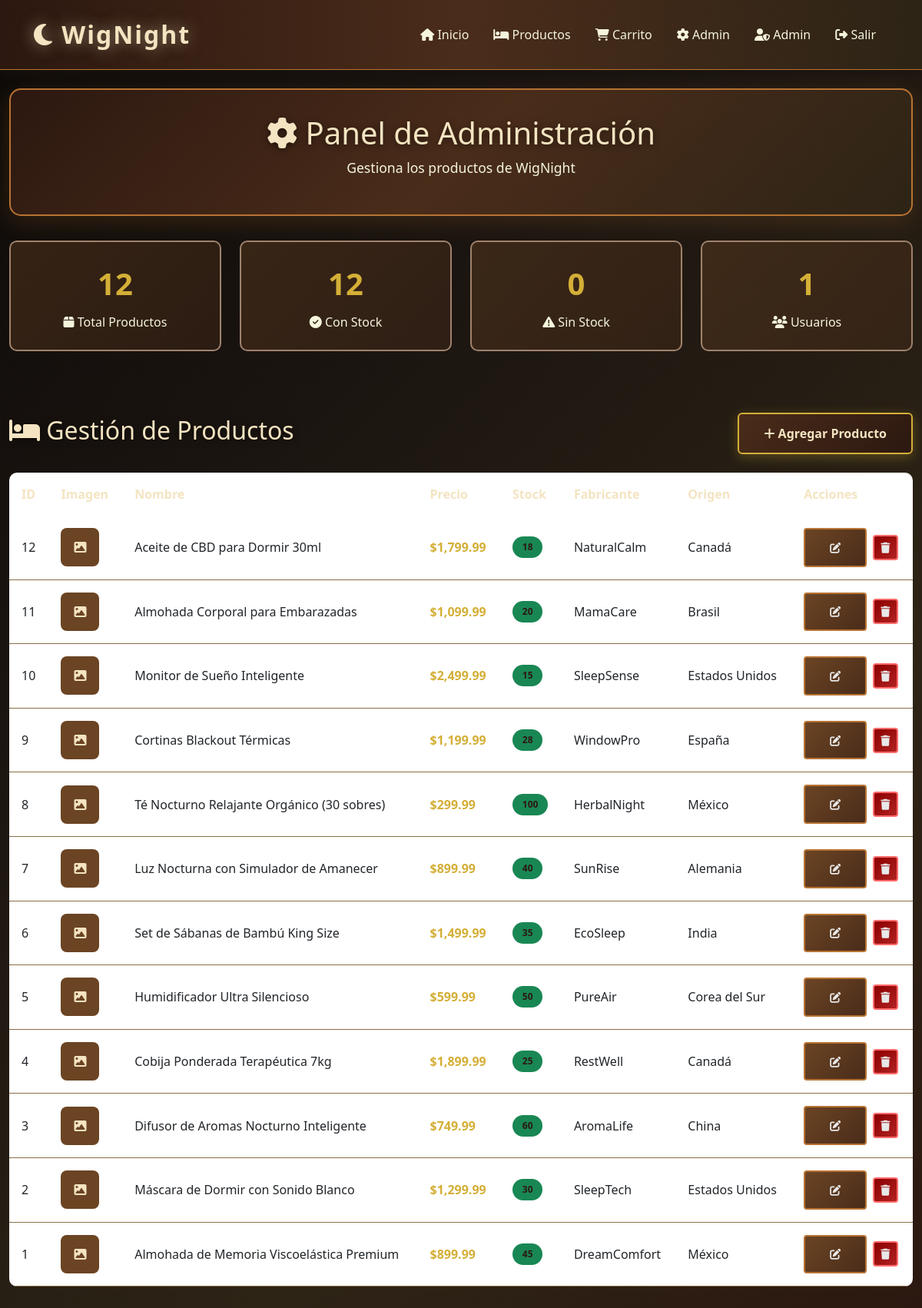
The app's page /admin.php (signed in) with its own data.
### tables this page shows
CREATE TABLE Usuarios (
  ID_Usuario int NOT NULL,
  Nombre_Usuario varchar(100) NOT NULL,
  Correo_Electronico varchar(255) NOT NULL,
  Contrasena varchar(255) NOT NULL,
  Fecha_Nacimiento date DEFAULT NULL,
  Numero_Tarjeta_Bancaria varchar(255) DEFAULT NULL,
  Direccion_Postal text,
  id_rol int NOT NULL DEFAULT '1'
);

CREATE TABLE Productos (
  ID_Producto int NOT NULL,
  Nombre varchar(255) NOT NULL,
  Descripcion text,
  Fotos longblob,
  Precio decimal(10,2) NOT NULL,
  Cantidad_Almacen int NOT NULL DEFAULT '0',
  Fabricante varchar(150) DEFAULT NULL,
  Origen varchar(100) DEFAULT NULL
);

### html/config/database.php (called while the page is built, shortened)
<?php
function getConnection() {
    $conn = new mysqli(DB_HOST, DB_USER, DB_PASS, DB_NAME);
    $conn->set_charset("utf8mb4");
    return $conn;
}
function getCurrentUser() {
    $conn = getConnection();
    $userId = $_SESSION['user_id'];
    $stmt = $conn->prepare("SELECT ID_Usuario, Nombre_Usuario, Correo_Electronico, id_rol FROM Usuarios WHERE ID_Usuario = ?");
    $stmt->bind_param("i", $userId);
    $stmt->execute();
    $result = $stmt->get_result();
    $user = $result->fetch_assoc();
    return $user;
}
function formatPrice($price) {
    return '$' . number_format($price, 2);
}
?>

### html/admin.php (the view, shortened to what this page needs)
<?php
require_once 'config/database.php';
$conn = getConnection();
$query = "SELECT * FROM Productos ORDER BY ID_Producto DESC";
$result = $conn->query($query);
$productos = [];
if ($result) {
    while ($row = $result->fetch_assoc()) {
        $productos[] = $row;
    }
}
$stats = [
    'total_productos' => 0,
    'total_usuarios' => 0,
    'productos_stock' => 0,
    'productos_sin_stock' => 0
];
$result = $conn->query("SELECT COUNT(*) as total FROM Productos");
if ($result) {
    $stats['total_productos'] = $result->fetch_assoc()['total'];
}
$result = $conn->query("SELECT COUNT(*) as total FROM Usuarios WHERE id_rol = 1");
if ($result) {
    $stats['total_usuarios'] = $result->fetch_assoc()['total'];
}
$result = $conn->query("SELECT COUNT(*) as total FROM Productos WHERE Cantidad_Almacen > 0");
if ($result) {
    $stats['productos_stock'] = $result->fetch_assoc()['total'];
}
$result = $conn->query("SELECT COUNT(*) as total FROM Productos WHERE Cantidad_Almacen = 0");
if ($result) {
    $stats['productos_sin_stock'] = $result->fetch_assoc()['total'];
}
$currentUser = getCurrentUser();
?>
<!DOCTYPE html>
<html lang="es">
<head>
    <link href="https://cdn.jsdelivr.net/npm/bootstrap@5.3.0/dist/css/bootstrap.min.css" rel="stylesheet">
    <link rel="stylesheet" href="https://cdnjs.cloudflare.com/ajax/libs/font-awesome/6.4.0/css/all.min.css">
    <link rel="stylesheet" href="css/style.css">
</head>
<body>
    <nav class="navbar navbar-expand-lg navbar-dark sticky-top">
        <div class="container-fluid">
            <a class="navbar-brand" href="index.php">
                <i class="fas fa-moon"></i> WigNight
            </a>
            <div class="collapse navbar-collapse" id="navbarNav">
                <ul class="navbar-nav ms-auto">
                    <li class="nav-item">
                        <a class="nav-link" href="index.php">
                            <i class="fas fa-home"></i> Inicio
                        </a>
                    </li>
                    <li class="nav-item">
                        <a class="nav-link" href="productos.php">
                            <i class="fas fa-bed"></i> Productos
                        </a>
                    </li>
                    <li class="nav-item">
                        <a class="nav-link" href="carrito.php">
                            <i class="fas fa-shopping-cart"></i> Carrito
                        </a>
                    </li>
                    <li class="nav-item">
                        <a class="nav-link active" href="admin.php">
                            <i class="fas fa-cog"></i> Admin
                        </a>
                    </li>
                    <li class="nav-item">
                        <a class="nav-link" href="#">
                            <i class="fas fa-user-shield"></i> <?php echo htmlspecialchars($currentUser['Nombre_Usuario']); ?>
                        </a>
                    </li>
                    <li class="nav-item">
                        <a class="nav-link" href="logout.php">
                            <i class="fas fa-sign-out-alt"></i> Salir
                        </a>
                    </li>
                </ul>
            </div>
        </div>
    </nav>
    <section class="py-4">
        <div class="container-fluid">
            <div class="admin-header">
                <h1 class="text-center" style="color: var(--moon-glow);">
                    <i class="fas fa-cog"></i> Panel de Administración
                </h1>
                <p class="text-center" style="color: var(--accent-cream); font-size: 1.1rem;">
                    Gestiona los productos de WigNight
                </p>
            </div>
            <div class="admin-stats">
                <div class="stat-card">
                    <div class="stat-number"><?php echo $stats['total_productos']; ?></div>
                    <div class="stat-label">
                        <i class="fas fa-box"></i> Total Productos
                    </div>
                </div>
                <div class="stat-card">
                    <div class="stat-number"><?php echo $stats['productos_stock']; ?></div>
                    <div class="stat-label">
                        <i class="fas fa-check-circle"></i> Con Stock
                    </div>
                </div>
                <div class="stat-card">
                    <div class="stat-number"><?php echo $stats['productos_sin_stock']; ?></div>
                    <div class="stat-label">
                        <i class="fas fa-exclamation-triangle"></i> Sin Stock
                    </div>
                </div>
                <div class="stat-card">
                    <div class="stat-number"><?php echo $stats['total_usuarios']; ?></div>
                    <div class="stat-label">
                        <i class="fas fa-users"></i> Usuarios
                    </div>
                </div>
            </div>
        </div>
    </section>
    <section class="py-4">
        <div class="container-fluid">
            <div class="d-flex justify-content-between align-items-center mb-4">
                <h2 style="color: var(--moon-glow);">
                    <i class="fas fa-bed"></i> Gestión de Productos
                </h2>
                <button class="btn btn-primary" data-bs-toggle="modal" data-bs-target="#addProductModal">
                    <i class="fas fa-plus"></i> Agregar Producto
                </button>
            </div>
            <div class="table-responsive">
                <table class="table table-hover">
                    <thead>
                        <tr>
                            <th>ID</th>
                            <th>Imagen</th>
                            <th>Nombre</th>
                            <th>Precio</th>
                            <th>Stock</th>
                            <th>Fabricante</th>
                            <th>Origen</th>
                            <th>Acciones</th>
                        </tr>
                    </thead>
                    <tbody>
                        <?php if (empty($productos)): ?>
                            <tr>
                                <td colspan="8" class="text-center py-4">
                                    <i class="fas fa-inbox fa-3x mb-3" style="color: var(--wood-lighter); display: block;"></i>
                                    <p style="color: var(--accent-cream);">No hay productos registrados</p>
                                    <button class="btn btn-primary mt-2" data-bs-toggle="modal" data-bs-target="#addProductModal">
                                        <i class="fas fa-plus"></i> Agregar Primer Producto
                                    </button>
                                </td>
                            </tr>
                        <?php else: ?>
                            <?php foreach ($productos as $producto): ?>
                                <tr>
                                    <td><?php echo $producto['ID_Producto']; ?></td>
                                    <td>
                                        <?php if ($producto['Fotos']): ?>
                                            <img
                                                 style="width: 50px; height: 50px; object-fit: cover; border-radius: 8px;"
                                                 alt="<?php echo htmlspecialchars($producto['Nombre']); ?>">
                                        <?php else: ?>
                                            <div style="width: 50px; height: 50px; background: var(--wood-light); border-radius: 8px; display: flex; align-items: center; justify-content: center;">
                                                <i class="fas fa-image" style="color: var(--moon-glow);"></i>
                                            </div>
                                        <?php endif; ?>
                                    </td>
                                    <td><?php echo htmlspecialchars($producto['Nombre']); ?></td>
                                    <td style="color: var(--accent-gold); font-weight: bold;">
                                        <?php echo formatPrice($producto['Precio']); ?>
                                    </td>
                                    <td>
                                        <span class="badge <?php echo $producto['Cantidad_Almacen'] > 0 ? 'bg-success' : 'bg-danger'; ?>">
                                            <?php echo $producto['Cantidad_Almacen']; ?>
                                        </span>
                                    </td>
                                    <td><?php echo htmlspecialchars($producto['Fabricante'] ?? '-'); ?></td>
                                    <td><?php echo htmlspecialchars($producto['Origen'] ?? '-'); ?></td>
                                    <td>
                                        <button class="btn btn-sm btn-secondary me-1"
                                                onclick="editProduct(<?php echo htmlspecialchars(json_encode($producto)); ?>)">
                                            <i class="fas fa-edit"></i>
                                        </button>
                                        <button class="btn btn-sm btn-danger"
                                                onclick="confirmDelete(<?php echo $producto['ID_Producto']; ?>, '<?php echo htmlspecialchars($producto['Nombre']); ?>')">
                                            <i class="fas fa-trash"></i>
                                        </button>
                                    </td>
                                </tr>
                            <?php endforeach; ?>
                        <?php endif; ?>
                    </tbody>
                </table>
            </div>
        </div>
    </section>
</body>
</html>

### html/css/style.css (style rules this page uses)
* { margin: 0; padding: 0; box-sizing: border-box; }
:root { --wood-dark: #2c1810; --wood-medium: #4a2c1a; --wood-light: #6b4423; --wood-lighter: #8b6f47; --wood-accent: #a0826d; --night-deep: #1a1410; --night-warm: #2d2416; --night-darker: #0d0a07; --moon-glow: #f4e4c1; --star-white: #e8e8e8; --accent-gold: #d4af37; --accent-copper: #b87333; --accent-amber: #e5a851; --accent-cream: #f5f5dc; --accent-warm: #d4a574; --shadow-night: rgba(26, 20, 16, 0.85); }
body { font-family: 'Segoe UI', Tahoma, Geneva, Verdana, sans-serif; background: linear-gradient(135deg, var(--night-darker) 0%, var(--night-deep) 30%, var(--night-warm) 70%, var(--wood-dark) 100%); color: var(--star-white); min-height: 100vh; background-attachment: fixed; }
.navbar { background: linear-gradient(90deg, var(--wood-dark) 0%, var(--wood-medium) 50%, var(--night-warm) 100%) !important; box-shadow: 0 4px 15px var(--shadow-night); padding: 1rem 2rem; border-bottom: 1px solid var(--accent-copper); }
.navbar-brand { font-size: 2rem; font-weight: bold; color: var(--moon-glow) !important; text-shadow: 0 0 20px rgba(244, 228, 193, 0.5); letter-spacing: 2px; }
.nav-link { color: var(--accent-cream) !important; font-weight: 500; margin: 0 0.5rem; transition: all 0.3s ease; position: relative; }
.nav-link::after { content: ''; position: absolute; bottom: -5px; left: 50%; width: 0; height: 2px; background: var(--accent-gold); transition: all 0.3s ease; transform: translateX(-50%); }
.btn-primary { background: linear-gradient(135deg, var(--wood-medium), var(--wood-dark)); border: 2px solid var(--accent-gold); color: var(--moon-glow); padding: 0.8rem 2rem; font-weight: 600; transition: all 0.3s ease; box-shadow: 0 4px 15px rgba(212, 175, 55, 0.3); }
.btn-secondary { background: linear-gradient(135deg, var(--wood-light), var(--wood-medium)); border: 2px solid var(--accent-copper); color: var(--star-white); padding: 0.8rem 2rem; font-weight: 600; transition: all 0.3s ease; }
.btn-danger { background: linear-gradient(135deg, #8b0000, #b22222); border: 2px solid #ff6b6b; color: var(--star-white); transition: all 0.3s ease; }
section { padding: 4rem 0; }
.table { background: rgba(44, 24, 16, 0.7); color: var(--star-white); border-radius: 10px; overflow: hidden; }
.table thead { background: linear-gradient(135deg, var(--wood-dark), var(--wood-medium)); }
.table thead th { color: var(--moon-glow); border: none; padding: 1rem; font-weight: 600; }
.table tbody tr { border-bottom: 1px solid var(--wood-lighter); transition: all 0.3s ease; }
.table tbody td { padding: 1rem; vertical-align: middle; border: none; }
.admin-header { background: linear-gradient(135deg, var(--wood-dark), var(--wood-medium), var(--night-warm)); padding: 2rem; border-radius: 15px; margin-bottom: 2rem; border: 2px solid var(--accent-copper); box-shadow: 0 8px 30px rgba(184, 115, 51, 0.2); }
.admin-stats { display: grid; grid-template-columns: repeat(auto-fit, minmax(200px, 1fr)); gap: 1.5rem; margin: 2rem 0; }
.stat-card { background: linear-gradient(135deg, rgba(107, 68, 35, 0.4), rgba(74, 44, 26, 0.4)); padding: 1.5rem; border-radius: 10px; border: 2px solid var(--wood-accent); text-align: center; transition: all 0.3s ease; }
.stat-number { font-size: 2.5rem; color: var(--accent-gold); font-weight: bold; }
.stat-label { color: var(--accent-cream); font-size: 1rem; margin-top: 0.5rem; }
.badge { background: var(--accent-gold); color: var(--wood-dark); font-weight: bold; padding: 0.5rem 0.8rem; border-radius: 20px; }
* { transition: background-color 0.3s ease, border-color 0.3s ease; }
h1, h2, h3, h4, h5, h6 { text-shadow: 0 2px 8px rgba(0, 0, 0, 0.5); }

### records on screen
usuarios: Nombre_Usuario "Admin"
productos: ID_Producto "12", Nombre "Aceite de CBD para Dormir 30ml", Precio "$1,799.99", Cantidad_Almacen "18", Fabricante "NaturalCalm", Origen "Canadá"
productos: ID_Producto "11", Nombre "Almohada Corporal para Embarazadas", Precio "$1,099.99", Cantidad_Almacen "20", Fabricante "MamaCare", Origen "Brasil"
productos: ID_Producto "10", Nombre "Monitor de Sueño Inteligente", Precio "$2,499.99", Cantidad_Almacen "15", Fabricante "SleepSense", Origen "Estados Unidos"
productos: ID_Producto "9", Nombre "Cortinas Blackout Térmicas", Precio "$1,199.99", Cantidad_Almacen "28", Fabricante "WindowPro", Origen "España"
productos: ID_Producto "8", Nombre "Té Nocturno Relajante Orgánico (30 sobres)", Precio "$299.99", Cantidad_Almacen "100", Fabricante "HerbalNight", Origen "México"
productos: ID_Producto "7", Nombre "Luz Nocturna con Simulador de Amanecer", Precio "$899.99", Cantidad_Almacen "40", Fabricante "SunRise", Origen "Alemania"
productos: ID_Producto "6", Nombre "Set de Sábanas de Bambú King Size", Precio "$1,499.99", Cantidad_Almacen "35", Fabricante "EcoSleep", Origen "India"
productos: ID_Producto "5", Nombre "Humidificador Ultra Silencioso", Precio "$599.99", Cantidad_Almacen "50", Fabricante "PureAir", Origen "Corea del Sur"
productos: ID_Producto "4", Nombre "Cobija Ponderada Terapéutica 7kg", Precio "$1,899.99", Cantidad_Almacen "25", Fabricante "RestWell", Origen "Canadá"
productos: ID_Producto "3", Nombre "Difusor de Aromas Nocturno Inteligente", Precio "$749.99", Cantidad_Almacen "60", Fabricante "AromaLife", Origen "China"
productos: ID_Producto "2", Nombre "Máscara de Dormir con Sonido Blanco", Precio "$1,299.99", Cantidad_Almacen "30", Fabricante "SleepTech", Origen "Estados Unidos"
productos: ID_Producto "1", Nombre "Almohada de Memoria Viscoelástica Premium", Precio "$899.99", Cantidad_Almacen "45", Fabricante "DreamComfort", Origen "México"

### other values on screen
$stats['total_productos'] "12"
$stats['productos_stock'] "12"
$stats['productos_sin_stock'] "0"
$stats['total_usuarios'] "1"
